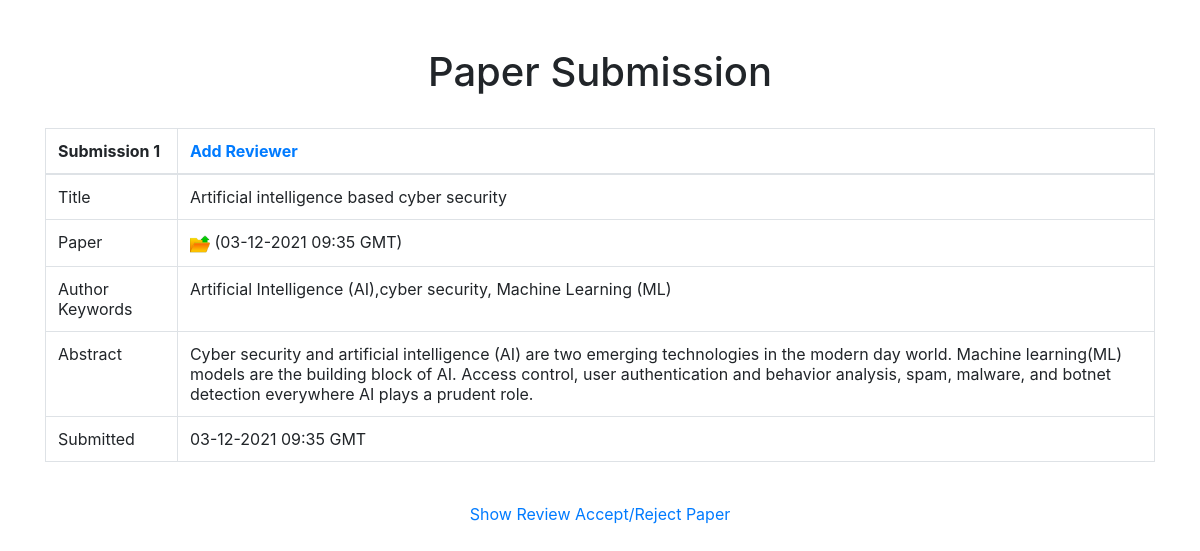
The app's page /Admin/Info.php?id=1 (signed in) with its own data.
### tables this page shows
CREATE TABLE `author` (
  `id` int(10) NOT NULL,
  `fname1` varchar(255) NOT NULL,
  `lname1` varchar(255) NOT NULL,
  `email1` varchar(255) NOT NULL,
  `org1` varchar(255) NOT NULL,
  `corr1` varchar(255) NOT NULL,
  `fname2` varchar(255) NOT NULL,
  `lname2` varchar(255) NOT NULL,
  `email2` varchar(255) NOT NULL,
  `org2` varchar(255) NOT NULL,
  `corr2` varchar(255) NOT NULL,
  `fname3` varchar(255) NOT NULL,
  `lname3` varchar(255) NOT NULL,
  `email3` varchar(255) NOT NULL,
  `org3` varchar(255) NOT NULL,
  `corr3` varchar(255) NOT NULL,
  `fname4` varchar(255) NOT NULL,
  `lname4` varchar(255) NOT NULL,
  `email4` varchar(255) NOT NULL,
  `org4` varchar(255) NOT NULL,
  `corr4` varchar(255) NOT NULL,
  `title` text NOT NULL,
  `abstract` text NOT NULL,
  `keywords` text NOT NULL,
  `file` varchar(255) NOT NULL,
  `datetime` datetime(6) NOT NULL
);

### Admin/info.php (the view, shortened to what this page needs)
<?php
include("config.php");
?>
<html>
<head>
  <link rel="stylesheet" href="../sp/css/bootstrap.min.css">
<?php
$id=$_GET['id'];
?>
<center>
<br><br>
<head><h1>Paper Submission</h1></head></center>
<body>
<center>
<br>
<?php
$sql="select * from author where id='$id'";
$res=mysqli_query($conn,$sql);
echo "<center>";
echo "<div class='container'>";
echo "<table class='table table-bordered table-hover'>";
echo "<thead><tr>
<th>Submission $id</th>
<th><a class='edit' href='addreviewer.php?id=$id'>Add Reviewer</a></th>
</tr></thead>";
while($row=mysqli_fetch_array($res)){
	echo "<tbody><tr>";
echo "<td>Title</td><td>".$row['title']."</td></tr>";
echo "<tr><td>Paper</td><td><a href='../download2.php?id=$id'><img src='file.png' alt='Download' width='20' height='20'></a> (".date('d-m-Y h:i',strtotime($row['datetime']))." GMT)</td></tr>";
echo "<tr><td>Author Keywords</td><td>".$row['keywords']."</td></tr>";
echo "<tr><td>Abstract</td><td>".$row['abstract']."</td></tr>";
echo "<tr><td>Submitted</td><td>".date('d-m-Y h:i',strtotime($row['datetime']))." GMT</td></tr></tbody>";
echo "</table></div>";
echo "<br>";
}
echo "<a class='edit' href='seeReviewAdmin.php?id=$id'>Show Review</a>      ";
echo "<a class='edit' href='accept.php?id=$id'>Accept/Reject Paper</a>";
echo "</center>";
?>
<br>
</center>
</body>

### records on screen
author: title "Artificial intelligence based cyber security", datetime "03-12-2021 09:35", keywords "Artificial Intelligence (AI),cyber security, Machine Learning (ML)", abstract "Cyber security and artificial intelligence (AI) are two emerging technologies in the modern day world. Machine learning(ML) models are the building block of AI. Access control, user authentication and behavior analysis, spam, malware, and botnet detection everywhere AI plays a prudent role."

### other values on screen
$id "1"
